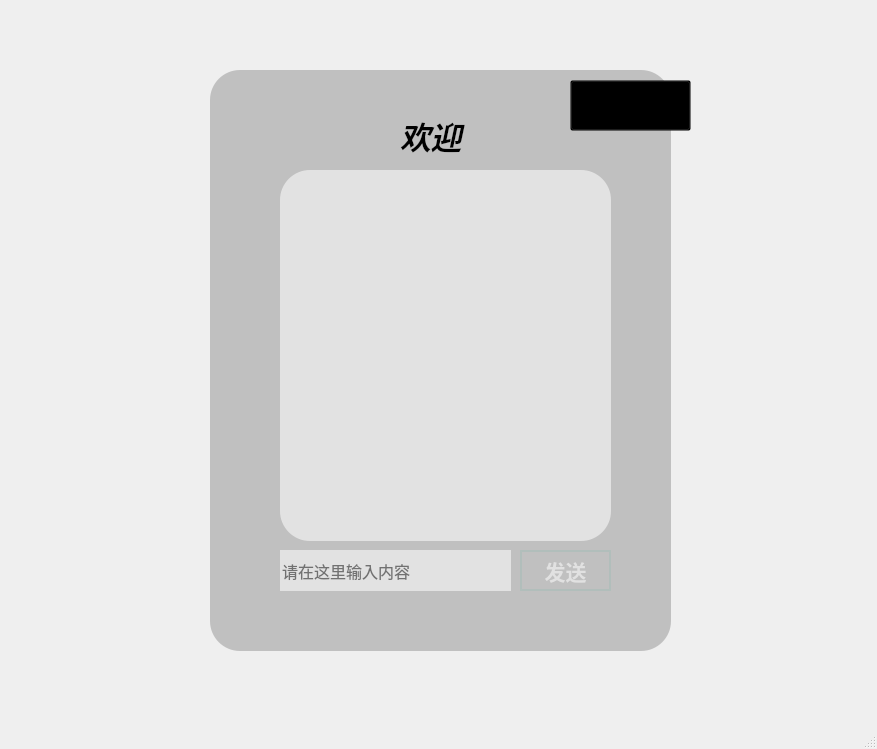
<?xml version="1.0" encoding="UTF-8"?>
<ui version="4.0">
 <class>MainWindow</class>
 <widget class="QMainWindow" name="MainWindow">
  <property name="geometry">
   <rect>
    <x>0</x>
    <y>0</y>
    <width>877</width>
    <height>749</height>
   </rect>
  </property>
  <property name="font">
   <font>
    <family>幼圆</family>
    <pointsize>14</pointsize>
   </font>
  </property>
  <property name="windowTitle">
   <string>MainWindow</string>
  </property>
  <widget class="QWidget" name="centralwidget">
   <widget class="QLabel" name="label">
    <property name="geometry">
     <rect>
      <x>210</x>
      <y>70</y>
      <width>461</width>
      <height>581</height>
     </rect>
    </property>
    <property name="styleSheet">
     <string notr="true">border-image: url(:/OIP-C.png);
background-color:rgba(0,0,0,50);
border-radius:30px;</string>
    </property>
    <property name="text">
     <string/>
    </property>
   </widget>
   <widget class="QLabel" name="label_2">
    <property name="geometry">
     <rect>
      <x>400</x>
      <y>100</y>
      <width>91</width>
      <height>71</height>
     </rect>
    </property>
    <property name="font">
     <font>
      <family>幼圆</family>
      <pointsize>23</pointsize>
      <weight>75</weight>
      <italic>true</italic>
      <bold>true</bold>
      <underline>false</underline>
      <strikeout>false</strikeout>
     </font>
    </property>
    <property name="styleSheet">
     <string notr="true">color:rgb(0, 0, 0);</string>
    </property>
    <property name="text">
     <string>欢迎</string>
    </property>
   </widget>
   <widget class="QTextBrowser" name="textBrowser">
    <property name="geometry">
     <rect>
      <x>280</x>
      <y>170</y>
      <width>331</width>
      <height>371</height>
     </rect>
    </property>
    <property name="font">
     <font>
      <family>幼圆</family>
      <pointsize>12</pointsize>
      <weight>50</weight>
      <bold>false</bold>
     </font>
    </property>
    <property name="styleSheet">
     <string notr="true">border-radius:30px;
background-color:rgba(232, 232, 232,220);</string>
    </property>
   </widget>
   <widget class="QLineEdit" name="lineEdit">
    <property name="geometry">
     <rect>
      <x>280</x>
      <y>550</y>
      <width>231</width>
      <height>41</height>
     </rect>
    </property>
    <property name="font">
     <font>
      <family>幼圆</family>
      <pointsize>12</pointsize>
     </font>
    </property>
    <property name="styleSheet">
     <string notr="true">background-color:rgba(232, 232, 232,220);
border-radius:30px;</string>
    </property>
    <property name="placeholderText">
     <string>请在这里输入内容</string>
    </property>
   </widget>
   <widget class="QPushButton" name="pushButton">
    <property name="geometry">
     <rect>
      <x>520</x>
      <y>550</y>
      <width>91</width>
      <height>41</height>
     </rect>
    </property>
    <property name="font">
     <font>
      <family>SimSun</family>
      <pointsize>16</pointsize>
      <weight>75</weight>
      <bold>true</bold>
     </font>
    </property>
    <property name="styleSheet">
     <string notr="true">QPushButton{
	color:rgb(225,225,225);
	background-color:rgba(0,0,0,0);
	border:2px solid rgba(5,170,129,20);
	border-radius:30px;
}

QPushButton:hover{
	padding-bottom:3px;
	color:rgb(221, 221, 221);
}</string>
    </property>
    <property name="text">
     <string>发送</string>
    </property>
   </widget>
   <widget class="QPushButton" name="pushButton_2">
    <property name="geometry">
     <rect>
      <x>570</x>
      <y>80</y>
      <width>121</width>
      <height>51</height>
     </rect>
    </property>
    <property name="styleSheet">
     <string notr="true">QPushButton{
	image: url(:/delete.png);
	background-color:rgba(0,0,0,0);
}
QPushButton:hover{
	padding-bottom:3px;
}</string>
    </property>
    <property name="text">
     <string/>
    </property>
   </widget>
  </widget>
  <widget class="QStatusBar" name="statusbar"/>
 </widget>
 <resources>
  <include location="../../../rec.qrc"/>
 </resources>
 <connections>
  <connection>
   <sender>pushButton_2</sender>
   <signal>clicked()</signal>
   <receiver>MainWindow</receiver>
   <slot>close()</slot>
   <hints>
    <hint type="sourcelabel">
     <x>629</x>
     <y>93</y>
    </hint>
    <hint type="destinationlabel">
     <x>742</x>
     <y>64</y>
    </hint>
   </hints>
  </connection>
 </connections>
</ui>
